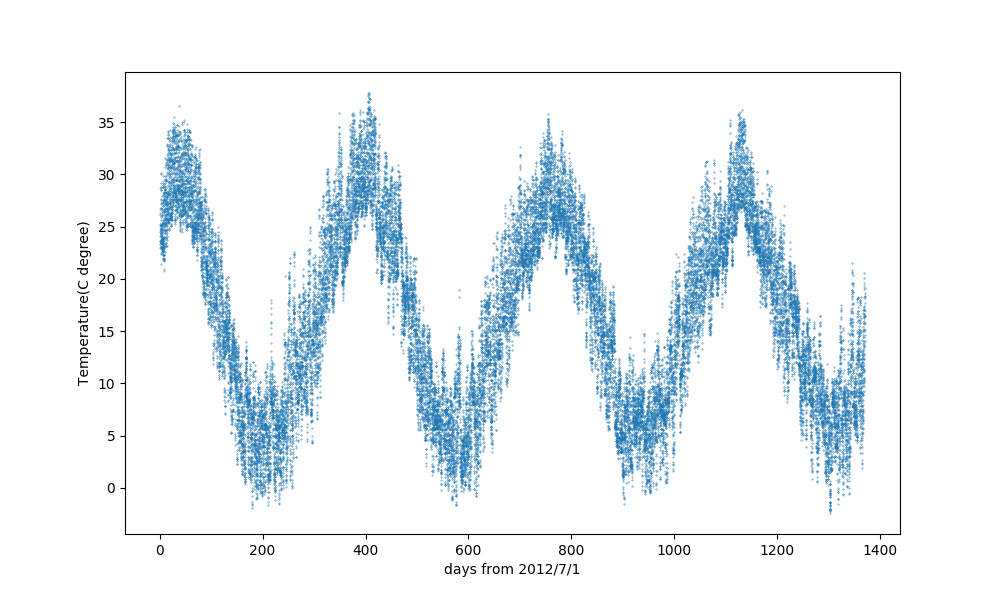

Write the Python code that produced this figure.
# coding: utf-8
import pandas as pd

# 기상 데이터를 읽어 들이기
tmp = pd.read_csv(
    u'./datasets/47891_city.csv',
    parse_dates={'date_hour': ["일시"]},
    index_col = "date_hour",
    na_values="×"
)

del tmp["시"]  # [시] 열은 사용하지 않으므로 삭제

# 열 이름에 한국어가 들어가 있으면 좋지 않으므로 지금부터 사용하는 열의 이름만 영어로 변경
columns = {
    "강수량(mm)": "rain",
    "기온(℃)": "temperature",
    "일조시간(h)": "sunhour",
    "습도(％)": "humid",
}
tmp.rename(columns=columns, inplace=True)

# -- 가시화 --
import matplotlib.pyplot as plt

# 이미지 사이즈를 설정한다
plt.figure(figsize=(10, 6))

# 히스토그램 생성
delta = tmp.index - pd.to_datetime('2012/07/01 00:00:00')
tmp['time'] = delta.days + delta.seconds / 3600.0 / 24.0

plt.scatter(tmp['time'], tmp['temperature'], s=0.1)
plt.xlabel('days from 2012/7/1')
plt.ylabel('Temperature(C degree)')

# 그래프 저장
plt.show()
